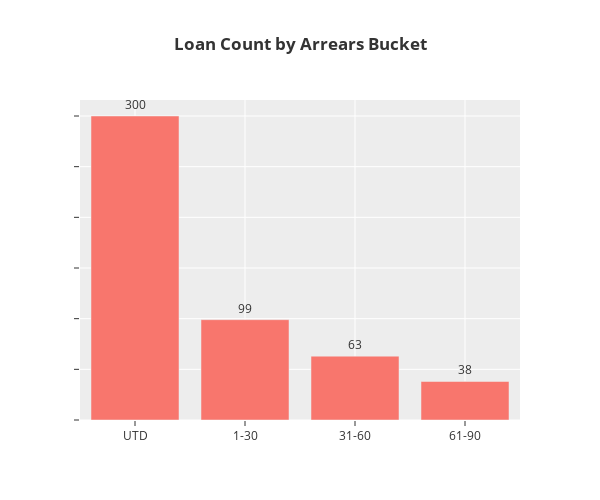

The cell this chart's notebook holds for it:
### Code cell
fig = px.bar(arrear, 'arrears_bucket', 'loan_id', title='<b>Loan Count by Arrears Bucket</b>',
             labels={'arrears_bucket': '', 'loan_id':''}, text_auto=True, width=600, height=500)
fig.update_yaxes(showticklabels=False)
fig.update_traces(textposition='outside', cliponaxis=False)

### Figure 1 — Plotly figure (JSON) as saved in the notebook; plotly's stock layout.template omitted (floating-point values rounded to 4 significant figures)
{"data": [{"alignmentgroup": "True", "cliponaxis": false, "hovertemplate": "=%{y}<extra></extra>", "legendgroup": "", "marker": {"color": "#F8766D", "pattern": {"shape": ""}}, "name": "", "offsetgroup": "", "orientation": "v", "showlegend": false, "textposition": "outside", "texttemplate": "%{y}", "type": "bar", "x": ["UTD", "1-30", "31-60", "61-90"], "xaxis": "x", "y": [300, 99, 63, 38], "yaxis": "y"}], "layout": {"barmode": "relative", "height": 500, "legend": {"tracegroupgap": 0}, "title": {"text": "<b>Loan Count by Arrears Bucket</b>"}, "width": 600, "xaxis": {"anchor": "y", "domain": [0, 1], "title": {"text": ""}}, "yaxis": {"anchor": "x", "domain": [0, 1], "showticklabels": false, "title": {"text": ""}}}}
